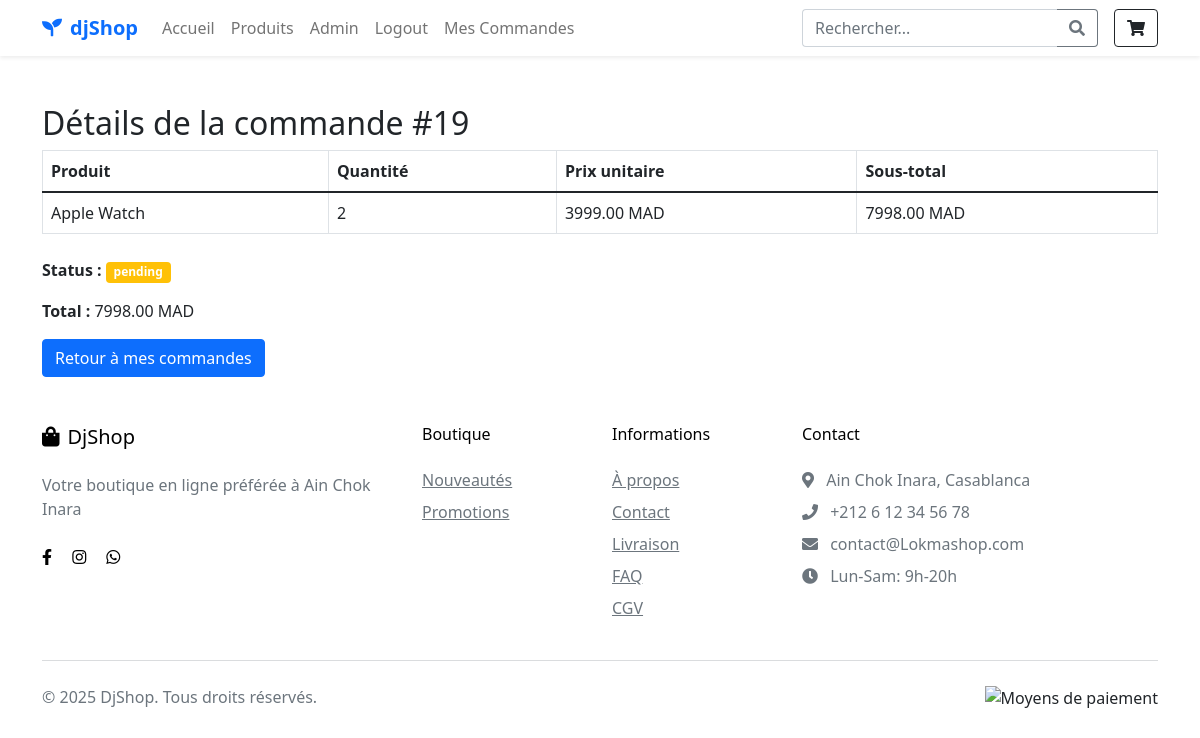
The app's page /commande/19/ (signed in) with its own data.
### ecommerce/models.py (models this page shows, shortened)
class Order(models.Model):
    user = models.ForeignKey(User, related_name='orders', on_delete=models.CASCADE)
    date_ordered = models.DateTimeField(auto_now_add=True)
    status = models.CharField(max_length=100, default='pending')
    def total_price(self):
        return sum(line.total_price() for line in self.lines.all())

class OrderLine(models.Model):
    order = models.ForeignKey(Order, related_name='lines', on_delete=models.CASCADE)
    product = models.ForeignKey(Product, on_delete=models.CASCADE)
    quantity = models.PositiveIntegerField()
    def total_price(self):
        return self.product.price * self.quantity

class Product(models.Model):
    name = models.CharField(max_length=255)
    description = models.TextField()
    price = models.DecimalField(max_digits=10, decimal_places=2)
    category = models.ForeignKey(Category, related_name='products', on_delete=models.CASCADE)
    stock = models.PositiveIntegerField()
    image = models.ImageField(upload_to='products/')

### ecommerce/views.py (the view)
# urls.py: path('commande/<int:order_id>/', views.order_detail, name='order_detail'),
@login_required
def order_detail(request, order_id):
    order = Order.objects.get(id=order_id, user=request.user)
    return render(request, 'order_detail.html', {'order': order})

### ecommerce/templates/order_detail.html (shortened to what this page needs)
{% load static %}
<!DOCTYPE html>
<html lang="fr">
<head>
    <link href="https://cdn.jsdelivr.net/npm/bootstrap@5.1.3/dist/css/bootstrap.min.css" rel="stylesheet">
    <link href="https://cdnjs.cloudflare.com/ajax/libs/font-awesome/5.15.4/css/all.min.css" rel="stylesheet">
</head>
<body>
 <nav class="navbar navbar-expand-lg navbar-light bg-white sticky-top shadow-sm">
    <div class="container">
        <a class="navbar-brand text-primary fw-bold" href="{% url 'home' %}">
            <i class="fas fa-seedling me-2"></i>djShop
        </a>
        <div class="collapse navbar-collapse" id="navbarNav">
            <ul class="navbar-nav me-auto mb-2 mb-lg-0">
                <li class="nav-item">
                    <a class="nav-link {% if request.path == '/' %}active{% endif %}" href="{% url 'product_list' %}">Accueil</a>
                                        </li>
                                    {% if request.user.is_authenticated and request.user.is_superuser %}
                        <li class="nav-item">
                            <a class="nav-link" href="{% url 'products' %}">Produits</a>
                        </li>
                        {% endif %}
                <li class="nav-item">
                    <a class="nav-link" href="http://127.0.0.1:8000/admin/">Admin</a>
                </li>
                {% if request.user.is_authenticated %}
                <li class="nav-item">
                    <a class="nav-link" href="{% url 'logout' %}">Logout</a>
                </li>
            {% else %}
                <li class="nav-item">
                    <a class="nav-link" href="{% url 'login' %}">Login</a>
                </li>
            {% endif %}
              <li class="nav-item">
                    <a class="nav-link" href="{% url 'order_list' %}">Mes Commandes</a>
                </li>
            </ul>
            <div class="d-flex align-items-center">
                <form class="d-none d-lg-flex me-3" method="GET" action="">
                    <div class="input-group">
                        <input type="text" name="q" class="form-control border-end-0" placeholder="Rechercher...">
                        <button class="btn btn-outline-secondary border-start-0" type="submit">
                            <i class="fas fa-search"></i>
                        </button>
                    </div>
                </form>
                <a href="{% url 'panier' %}" class="btn btn-outline-dark position-relative">
                    <i class="fas fa-shopping-cart"></i>
                </a>
            </div>
        </div>
    </div>
</nav>
<br>
<br>
    <div class="container">
        <h2>Détails de la commande #{{ order.id }}</h2>
      <table class="table table-bordered">
    <thead>
        <tr>
            <th>Produit</th>
            <th>Quantité</th>
            <th>Prix unitaire</th>
            <th>Sous-total</th>
        </tr>
    </thead>
    <tbody>
        {% for line in order.lines.all %}
        <tr>
            <td>{{ line.product.name }}</td>
            <td>{{ line.quantity }}</td>
            <td>{{ line.product.price }} MAD</td>
            <td>{{ line.total_price }} MAD</td>
        </tr>
        {% endfor %}
    </tbody>
</table>
        <div class="mt-4">
            <p><strong>Status :</strong>
                <span class="badge {% if order.status == 'pending' %}bg-warning{% elif order.status == 'completed' %}bg-success{% else %}bg-secondary{% endif %}">
                    {{ order.status }}
                </span>
            </p>
            <p><strong>Total :</strong> {{ order.total_price }} MAD</p>
            <a href="{% url 'order_list' %}" class="btn btn-primary">Retour à mes commandes</a>
        </div>
    </div>
  <footer class="py-5">
    <div class="container">
        <div class="row g-4">
            <div class="col-lg-4">
                <h5 class="text-black mb-4">
                    <i class="fas fa-shopping-bag me-2"></i>DjShop
                </h5>
                <p class="text-muted">Votre boutique en ligne préférée à Ain Chok Inara</p>
                <div class="mt-4">
                    <a href="#" class="text-black me-3"><i class="fab fa-facebook-f"></i></a>
                    <a href="#" class="text-black me-3"><i class="fab fa-instagram"></i></a>
                    <a href="#" class="text-black"><i class="fab fa-whatsapp"></i></a>
                </div>
            </div>
            <div class="col-lg-2 col-md-4">
                <h6 class="text-black mb-4">Boutique</h6>
                <ul class="list-unstyled">
                    <li class="mb-2"><a href="#" class="text-muted">Nouveautés</a></li>
                    <li class="mb-2"><a href="#" class="text-muted">Promotions</a></li>
                </ul>
            </div>
            <div class="col-lg-2 col-md-4">
                <h6 class="text-black mb-4">Informations</h6>
                <ul class="list-unstyled">
                    <li class="mb-2"><a href="#" class="text-muted">À propos</a></li>
                    <li class="mb-2"><a href="#" class="text-muted">Contact</a></li>
                    <li class="mb-2"><a href="#" class="text-muted">Livraison</a></li>
                    <li class="mb-2"><a href="#" class="text-muted">FAQ</a></li>
                    <li><a href="#" class="text-muted">CGV</a></li>
                </ul>
            </div>
            <div class="col-lg-4 col-md-4">
                <h6 class="text-black mb-4">Contact</h6>
                <ul class="list-unstyled text-muted">
                    <li class="mb-2"><i class="fas fa-map-marker-alt me-2"></i> Ain Chok Inara, Casablanca</li>
                    <li class="mb-2"><i class="fas fa-phone me-2"></i> +212 6 12 34 56 78</li>
                    <li class="mb-2"><i class="fas fa-envelope me-2"></i> contact@Lokmashop.com</li>
                    <li><i class="fas fa-clock me-2"></i> Lun-Sam: 9h-20h</li>
                </ul>
            </div>
        </div>
        <hr class="my-4 bg-secondary">
        <div class="row">
            <div class="col-md-6 text-center text-md-start">
                <p class="mb-0 text-muted">&copy; {% now "Y" %} DjShop. Tous droits réservés.</p>
            </div>
            <div class="col-md-6 text-center text-md-end">
                <img src="{% static 'images/payment-methods.png' %}" alt="Moyens de paiement" class="img-fluid" style="max-height: 30px;">
            </div>
        </div>
    </div>
</footer>
</body>
</html>

### records on screen
Order: id "19", status "pending", total_price "7998.00"
OrderLine: product.name "Apple Watch", quantity "2", product.price "3999.00", total_price "7998.00"
